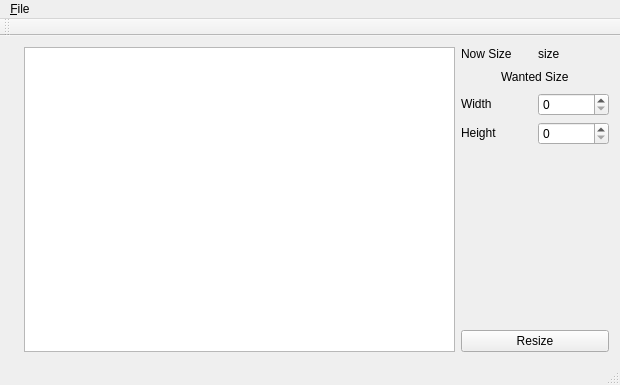
<?xml version="1.0" encoding="UTF-8"?>
<ui version="4.0">
 <class>MainWindow</class>
 <widget class="QMainWindow" name="MainWindow">
  <property name="geometry">
   <rect>
    <x>0</x>
    <y>0</y>
    <width>620</width>
    <height>385</height>
   </rect>
  </property>
  <property name="mouseTracking">
   <bool>false</bool>
  </property>
  <property name="windowTitle">
   <string>Content-aware-resize</string>
  </property>
  <property name="autoFillBackground">
   <bool>false</bool>
  </property>
  <property name="animated">
   <bool>true</bool>
  </property>
  <property name="documentMode">
   <bool>false</bool>
  </property>
  <property name="tabShape">
   <enum>QTabWidget::Rounded</enum>
  </property>
  <property name="unifiedTitleAndToolBarOnMac">
   <bool>false</bool>
  </property>
  <widget class="QWidget" name="centralWidget">
   <property name="toolTip">
    <string>&lt;html&gt;&lt;head/&gt;&lt;body&gt;&lt;p&gt;Graphics View&lt;/p&gt;&lt;/body&gt;&lt;/html&gt;</string>
   </property>
   <layout class="QHBoxLayout" name="horizontalLayout_5">
    <item>
     <widget class="QLabel" name="label">
      <property name="sizePolicy">
       <sizepolicy hsizetype="Preferred" vsizetype="Preferred">
        <horstretch>0</horstretch>
        <verstretch>0</verstretch>
       </sizepolicy>
      </property>
      <property name="text">
       <string/>
      </property>
     </widget>
    </item>
    <item>
     <widget class="QGraphicsView" name="graphicsView">
      <property name="sizePolicy">
       <sizepolicy hsizetype="Expanding" vsizetype="Expanding">
        <horstretch>1</horstretch>
        <verstretch>1</verstretch>
       </sizepolicy>
      </property>
     </widget>
    </item>
    <item>
     <layout class="QVBoxLayout" name="verticalLayout_2">
      <item>
       <layout class="QHBoxLayout" name="horizontalLayout_3">
        <item>
         <widget class="QLabel" name="label_3">
          <property name="sizePolicy">
           <sizepolicy hsizetype="Minimum" vsizetype="Fixed">
            <horstretch>0</horstretch>
            <verstretch>0</verstretch>
           </sizepolicy>
          </property>
          <property name="text">
           <string>Now Size</string>
          </property>
         </widget>
        </item>
        <item>
         <widget class="QLabel" name="label_6">
          <property name="sizePolicy">
           <sizepolicy hsizetype="Minimum" vsizetype="Preferred">
            <horstretch>0</horstretch>
            <verstretch>0</verstretch>
           </sizepolicy>
          </property>
          <property name="text">
           <string>size</string>
          </property>
         </widget>
        </item>
       </layout>
      </item>
      <item>
       <layout class="QHBoxLayout" name="horizontalLayout_4">
        <item>
         <spacer name="horizontalSpacer">
          <property name="orientation">
           <enum>Qt::Horizontal</enum>
          </property>
          <property name="sizeHint" stdset="0">
           <size>
            <width>40</width>
            <height>20</height>
           </size>
          </property>
         </spacer>
        </item>
        <item>
         <widget class="QLabel" name="label_4">
          <property name="text">
           <string>Wanted Size</string>
          </property>
         </widget>
        </item>
        <item>
         <spacer name="horizontalSpacer_2">
          <property name="orientation">
           <enum>Qt::Horizontal</enum>
          </property>
          <property name="sizeHint" stdset="0">
           <size>
            <width>40</width>
            <height>20</height>
           </size>
          </property>
         </spacer>
        </item>
       </layout>
      </item>
      <item>
       <layout class="QHBoxLayout" name="horizontalLayout_2">
        <item>
         <widget class="QLabel" name="label_2">
          <property name="sizePolicy">
           <sizepolicy hsizetype="Minimum" vsizetype="Fixed">
            <horstretch>0</horstretch>
            <verstretch>0</verstretch>
           </sizepolicy>
          </property>
          <property name="text">
           <string>Width</string>
          </property>
         </widget>
        </item>
        <item>
         <widget class="QSpinBox" name="spinBox">
          <property name="maximum">
           <number>16777215</number>
          </property>
         </widget>
        </item>
       </layout>
      </item>
      <item>
       <layout class="QHBoxLayout" name="horizontalLayout">
        <item>
         <widget class="QLabel" name="label_5">
          <property name="sizePolicy">
           <sizepolicy hsizetype="Minimum" vsizetype="Fixed">
            <horstretch>0</horstretch>
            <verstretch>0</verstretch>
           </sizepolicy>
          </property>
          <property name="text">
           <string>Height</string>
          </property>
         </widget>
        </item>
        <item>
         <widget class="QSpinBox" name="spinBox_2">
          <property name="maximum">
           <number>16777215</number>
          </property>
         </widget>
        </item>
       </layout>
      </item>
      <item>
       <spacer name="verticalSpacer">
        <property name="orientation">
         <enum>Qt::Vertical</enum>
        </property>
        <property name="sizeHint" stdset="0">
         <size>
          <width>20</width>
          <height>40</height>
         </size>
        </property>
       </spacer>
      </item>
      <item>
       <widget class="QPushButton" name="pushButtonResize">
        <property name="text">
         <string>Resize</string>
        </property>
       </widget>
      </item>
     </layout>
    </item>
   </layout>
  </widget>
  <widget class="QMenuBar" name="menuBar">
   <property name="geometry">
    <rect>
     <x>0</x>
     <y>0</y>
     <width>620</width>
     <height>25</height>
    </rect>
   </property>
   <widget class="QMenu" name="menu_File">
    <property name="title">
     <string>&amp;File</string>
    </property>
    <addaction name="openInMenuFile"/>
    <addaction name="saveAs"/>
    <addaction name="save"/>
    <addaction name="close"/>
   </widget>
   <addaction name="menu_File"/>
  </widget>
  <widget class="QToolBar" name="mainToolBar">
   <attribute name="toolBarArea">
    <enum>TopToolBarArea</enum>
   </attribute>
   <attribute name="toolBarBreak">
    <bool>false</bool>
   </attribute>
  </widget>
  <widget class="QStatusBar" name="statusBar"/>
  <action name="openInMenuFile">
   <property name="text">
    <string>Open</string>
   </property>
   <property name="shortcut">
    <string>Ctrl+O</string>
   </property>
  </action>
  <action name="saveAs">
   <property name="text">
    <string>Save as...</string>
   </property>
   <property name="shortcut">
    <string>Ctrl+Shift+S</string>
   </property>
  </action>
  <action name="save">
   <property name="text">
    <string>Save</string>
   </property>
   <property name="shortcut">
    <string>Ctrl+S</string>
   </property>
  </action>
  <action name="close">
   <property name="text">
    <string>Close</string>
   </property>
   <property name="shortcut">
    <string>Ctrl+Q</string>
   </property>
  </action>
 </widget>
 <layoutdefault spacing="6" margin="11"/>
 <resources/>
 <connections/>
</ui>
